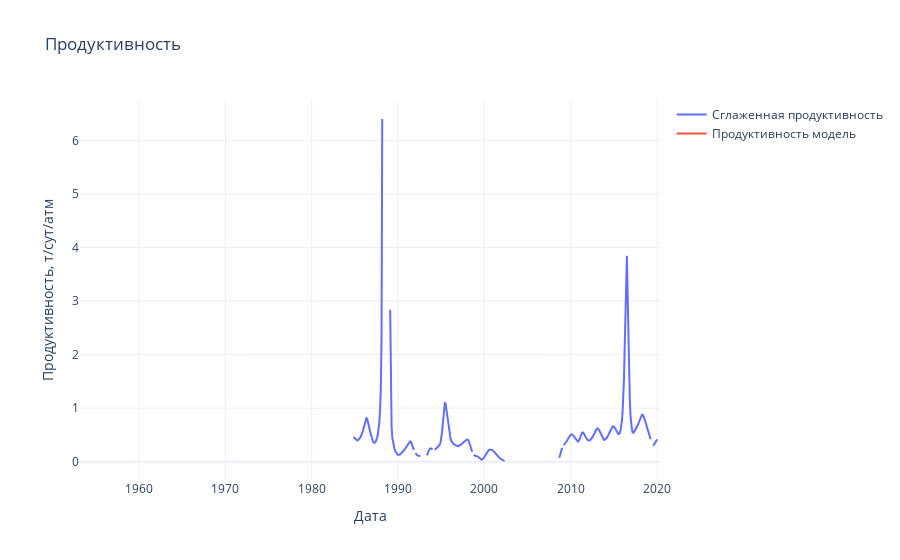

Source (notebook cell):
### Code cell
fig= go.Figure()
fig.add_trace(go.Scatter(x=well_df.date, y=well_df.SPROD, name='Сглаженная продуктивность'))
fig.add_trace(go.Scatter(x=well_df.date, y=well_df.PRODM, name='Продуктивность модель'))
fig.update_layout(template= 'plotly_white', title='Продуктивность', xaxis=go.layout.XAxis(title=go.layout.xaxis.Title(text='Дата')), 
                 yaxis=go.layout.YAxis(title=go.layout.yaxis.Title(text='Продуктивность, т/сут/атм')))

### Figure 1 — Plotly figure (JSON) as saved in the notebook; plotly's stock layout.template omitted (floating-point values rounded to 4 significant figures; data arrays with more than 128 entries replaced by an {"elided": "..."} marker saying what was removed)
{"data": [{"name": "Сглаженная продуктивность", "type": "scatter", "x": {"elided": "742 str values"}, "y": {"elided": "742 float values"}}, {"name": "Продуктивность модель", "type": "scatter", "x": {"elided": "742 str values"}, "y": {"elided": "742 null values"}}], "layout": {"title": {"text": "Продуктивность"}, "xaxis": {"title": {"text": "Дата"}}, "yaxis": {"title": {"text": "Продуктивность, т/сут/атм"}}}}
